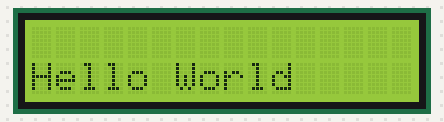
Simulated run of this sketch. Board: Arduino Uno, built with avr-gcc and run on an emulated ATmega328P. On the bench: 16×2 character LCD.

Above: at 0.21 s.
At 0.81 s:
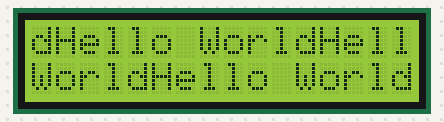
At 1.71 s:
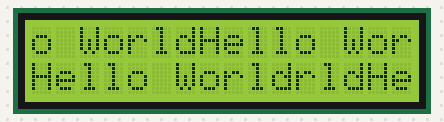

Measured:
- by itself, everything shown: repeats every 1.5 s, in 5 steps

The sketch:

sketch_nov09a_liquid_crystal.ino
```cpp
#import <LiquidCrystal.h>
#define RS 12
#define E 11
#define D3 5
#define D2 4
#define D1 3
#define D0 2
LiquidCrystal lcd = LiquidCrystal(RS,E,D3,D2,D1,D0);
void setup() {
  // put your setup code here, to run once:
  lcd.begin(16,2);
  lcd.setCursor(0, 1);
}

void loop() {
  // put your main code here, to run repeatedly:

  lcd.print("Hello World");
}
```
